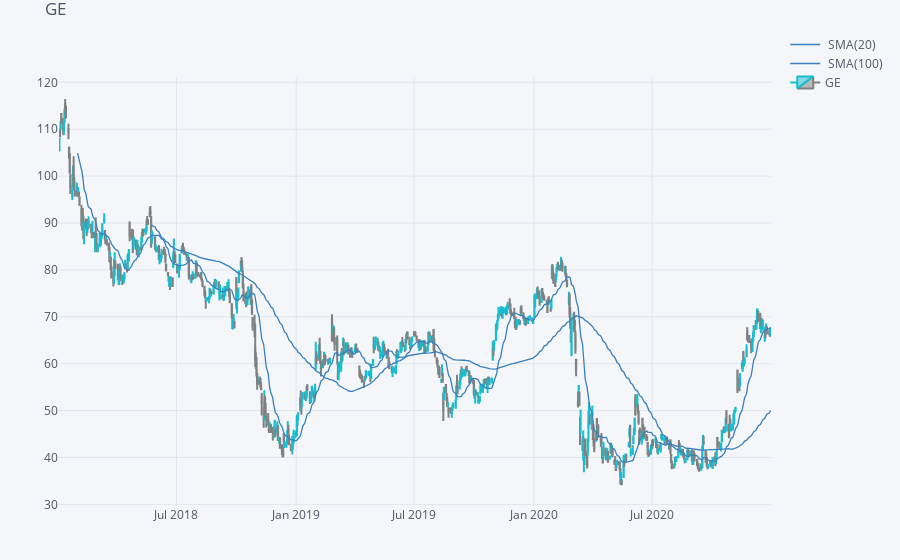

Notebook code for this chart:
### Code cell
qf.add_sma(periods=20)
qf.add_sma(periods=100)
qf.iplot(title="GE", name="GE")

### Figure 1 — Plotly figure (JSON) as saved in the notebook; plotly's stock layout.template omitted (floating-point values rounded to 4 significant figures; data arrays with more than 128 entries replaced by an {"elided": "..."} marker saying what was removed)
{"data": [{"line": {"color": "rgba(55, 128, 191, 1.0)", "dash": "solid", "shape": "linear", "width": 1.3}, "mode": "lines", "name": " SMA(20)", "text": "", "type": "scatter", "x": {"elided": "755 str values"}, "y": {"elided": "755 mixed values"}, "yaxis": "y2"}, {"line": {"color": "rgba(55, 128, 191, 1.0)", "dash": "solid", "shape": "linear", "width": 1.3}, "mode": "lines", "name": " SMA(100)", "text": "", "type": "scatter", "x": {"elided": "755 str values"}, "y": {"elided": "755 mixed values"}, "yaxis": "y2"}, {"close": {"elided": "755 float values"}, "decreasing": {"line": {"color": "#808080"}}, "high": {"elided": "755 float values"}, "increasing": {"line": {"color": "#17BECF"}}, "low": {"elided": "755 float values"}, "name": "GE", "open": {"elided": "755 float values"}, "showlegend": true, "type": "candlestick", "x": {"elided": "755 str values"}, "yaxis": "y2"}], "layout": {"legend": {"bgcolor": "#F5F6F9", "font": {"color": "#4D5663"}}, "margin": {"b": 30, "l": 30, "r": 30, "t": 30}, "paper_bgcolor": "#F5F6F9", "plot_bgcolor": "#F5F6F9", "showlegend": true, "title": {"font": {"color": "#4D5663"}, "text": "GE"}, "xaxis": {"anchor": "y2", "gridcolor": "#E1E5ED", "rangeselector": {"bgcolor": "rgba(150, 200, 250, 1)", "buttons": [{"count": 1, "label": "1m", "step": "month", "stepmode": "backward"}, {"count": 1, "label": "1y", "step": "year", "stepmode": "backward"}], "font": {"size": 13}, "visible": false, "x": 0, "y": 0.9}, "rangeslider": {"visible": false}, "showgrid": true, "tickfont": {"color": "#4D5663"}, "title": {"font": {"color": "#4D5663"}, "text": ""}, "zerolinecolor": "#E1E5ED"}, "yaxis": {"gridcolor": "#E1E5ED", "showgrid": true, "showticklabels": false, "tickfont": {"color": "#4D5663"}, "title": {"font": {"color": "#4D5663"}, "text": ""}, "zerolinecolor": "#E1E5ED"}, "yaxis2": {"domain": [0, 0.9], "gridcolor": "#E1E5ED", "showgrid": true, "tickfont": {"color": "#4D5663"}, "title": {"font": {"color": "#4D5663"}, "text": ""}, "zerolinecolor": "#E1E5ED"}}}
